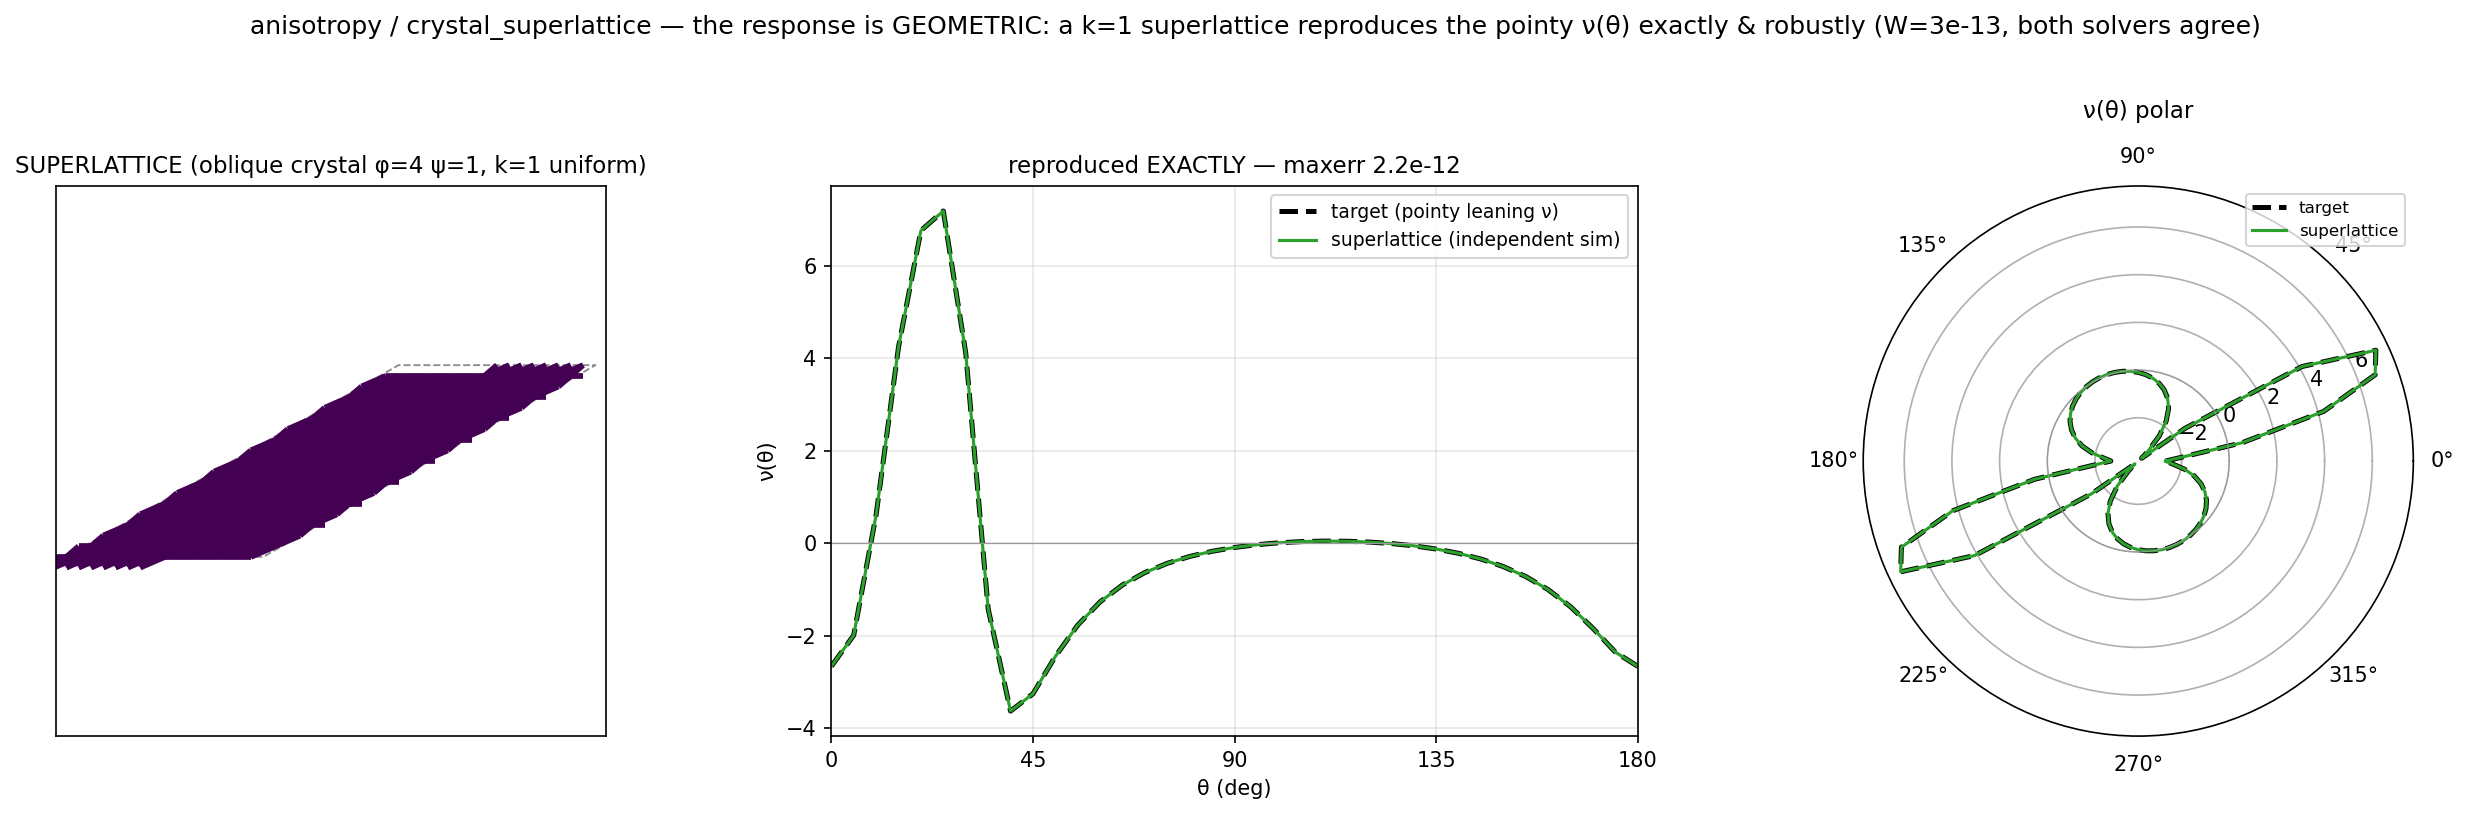

Write Python code to recreate this figure.
"""
anisotropy / crystal_superlattice — the RIGHT way to reproduce the pointy leaning ν(θ): build the
GEOMETRY as a periodic superlattice, don't tune k on a random mesh.

recreate_pointy.py showed that fitting the crystal's sharp ν(θ) by k alone on a disordered mesh fails
(it drives a singular near-mechanism; the two solvers diverge). Here we instead lay the oblique crystal
motif down as a larger periodic SUPERLATTICE (a supercell of make_crystal(4,1)) with UNIFORM k=1, and
verify it reproduces the target response EXACTLY and ROBUSTLY:
  * differentiable solver and INDEPENDENT PBC sim agree to ~1e-10 (a well-defined material),
  * W=0 (per-triangle strain uniform -> affine, exact at any supercell size),
  * every bond k=1 (no floppy scaffold).
The response is a property of the geometry, so a superlattice carries it for free — that is exactly why
the k-on-disorder route couldn't, and the superlattice route can. Saves crystal_superlattice.png.
"""
import os, sys
import numpy as np
import matplotlib
matplotlib.use('Agg')
import matplotlib.pyplot as plt

sys.path.insert(0, os.path.dirname(os.path.dirname(os.path.abspath(__file__))))
import _common as C

CASE = 'anisotropy'
PHI, PSI = 4.0, 1.0


def nu_of(geo):
    geo['bond_k'] = np.ones(len(geo['bond_R'])); geo['tri_k'] = geo['bond_k'][geo['tri_bond']]
    return C.nu_E_theta(C.sim_region_C6(geo), C.ANG)


def main():
    th = C.ANG
    target, E_target = nu_of(C.make_crystal(PHI, PSI, half=4.0))     # the pointy leaning target

    sl = C.make_crystal(PHI, PSI, half=8.0)                          # SUPERLATTICE: larger supercell
    sl['bond_k'] = np.ones(len(sl['bond_R'])); sl['tri_k'] = sl['bond_k'][sl['tri_bond']]

    # independent PBC sim AND W=0 check on the superlattice
    eps, _ = C.unit_mode_response(sl)
    w_resid = max(eps[k].reshape(len(eps[k]), 4).std(0).max() for k in range(3))
    nu_sim, E_sim = C.nu_E_theta(C.region_phys_C6(sl, C.sim_per_triangle_C6(sl), None), th)
    err = float(np.abs(nu_sim - target).max())
    k = sl['bond_k']
    print(f"  [crystal_superlattice] superlattice sites={len(sl['pts'])} bonds={len(sl['bond_R'])} "
          f"tri={len(sl['simplices'])}", flush=True)
    print(f"    target ν(θ): [{target.min():+.3f},{target.max():+.3f}]", flush=True)
    print(f"    superlattice ν(θ): [{nu_sim.min():+.3f},{nu_sim.max():+.3f}]  maxerr vs target={err:.2e}",
          flush=True)
    print(f"    W residual (per-tri strain std) = {w_resid:.2e}  (0 => affine/exact)", flush=True)
    print(f"    all bonds k=1: min={k.min():.3f} max={k.max():.3f}  (a real uniform material)", flush=True)

    deg = np.degrees(th)
    fig = plt.figure(figsize=(18, 5.5))
    a0 = fig.add_subplot(1, 3, 1)
    C.draw_network(a0, sl, k, cmap='viridis', lw_scale=2.5)
    a0.set_title(f'SUPERLATTICE (oblique crystal φ={PHI:g} ψ={PSI:g}, k=1 uniform)', fontsize=11)

    a1 = fig.add_subplot(1, 3, 2)
    a1.plot(deg, target, 'k--', lw=2.4, label='target (pointy leaning ν)')
    a1.plot(deg, nu_sim, color='#2ca02c', lw=1.5, label='superlattice (independent sim)')
    a1.axhline(0, color='0.6', lw=.6); a1.set_xlim(0, 180); a1.set_xticks(range(0, 181, 45))
    a1.set_xlabel('θ (deg)'); a1.set_ylabel('ν(θ)'); a1.grid(alpha=.3); a1.legend(fontsize=9)
    a1.set_title(f'reproduced EXACTLY — maxerr {err:.1e}', fontsize=11)

    a2 = fig.add_subplot(1, 3, 3, projection='polar')
    th2 = np.concatenate([th, th + np.pi])
    a2.plot(th2, np.concatenate([target, target]), 'k--', lw=2.4, label='target')
    a2.plot(th2, np.concatenate([nu_sim, nu_sim]), color='#2ca02c', lw=1.5, label='superlattice')
    a2.plot(th2, np.zeros_like(th2), color='0.6', lw=.5)
    a2.set_rorigin(min(0.0, target.min()) * 1.05)
    a2.set_title('ν(θ) polar', fontsize=11, pad=14); a2.legend(fontsize=8, loc='upper right')

    fig.suptitle(f'{CASE} / crystal_superlattice — the response is GEOMETRIC: a k=1 superlattice '
                 f'reproduces the pointy ν(θ) exactly & robustly (W={w_resid:.0e}, both solvers agree)',
                 fontsize=12)
    plt.tight_layout(rect=[0, 0, 1, 0.95])
    path = os.path.join(C.savedir(CASE), 'crystal_superlattice.png')
    plt.savefig(path, dpi=150, bbox_inches='tight'); plt.close()
    print(f'saved {os.path.basename(path)}')


if __name__ == '__main__':
    main()
